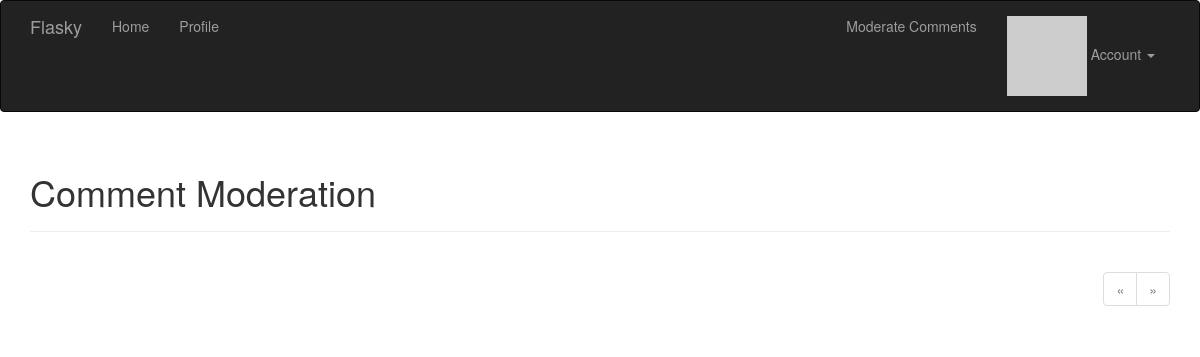
Before: /moderate (signed in) with the older database file.
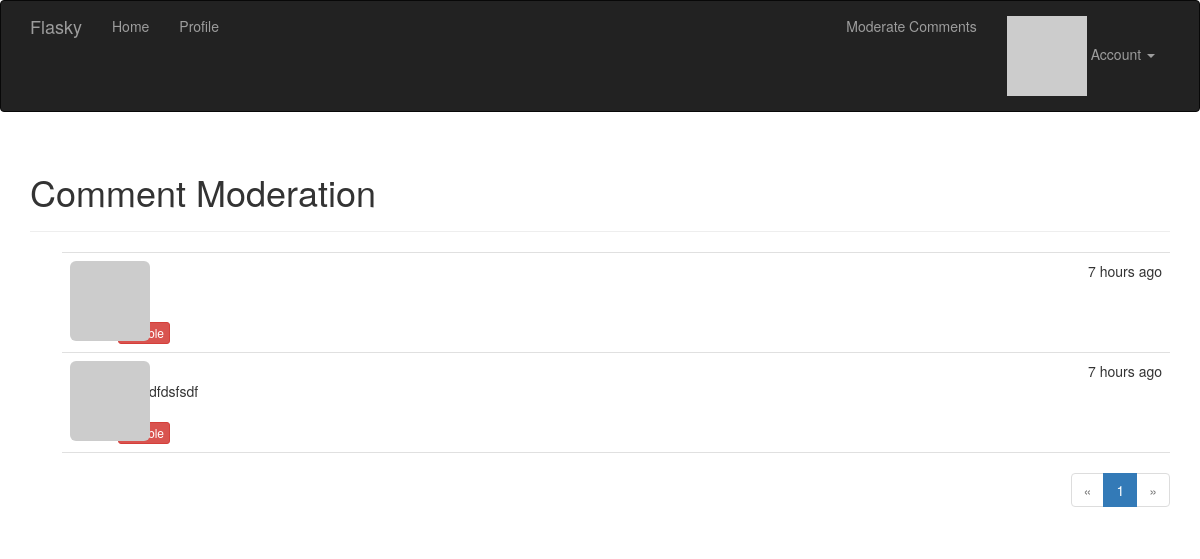
After: the same page with the newer database file.
### app/models.py (models this page shows, shortened)
class Comment(db.Model):
    __tablename__ = 'comments'
    id = db.Column(db.Integer, primary_key=True)
    body = db.Column(db.Text)
    body_html = db.Column(db.Text)
    timestamp = db.Column(db.DateTime, index=True, default=datetime.utcnow)
    disable = db.Column(db.Boolean)
    author_id = db.Column(db.Integer, db.ForeignKey('users.id'))
    post_id = db.Column(db.Integer, db.ForeignKey('posts.id'))

### app/main/views.py (the view)
@main.route('/moderate')
@login_required
@permission_required(Permission.MODERATE_COMMENTS)
def moderate():
    page = request.args.get('page', 1, type=int)
    pagination = Comment.query.order_by(Comment.timestamp.desc()).paginate(page,
                per_page=current_app.config['FLASKY_COMMENTS_PER_PAGE'],
                error_out=False)
    comments = pagination.items
    return render_template('moderate.html', comments=comments, pagination=pagination, page=page)

### app/auth/views.py (called while the page is built)
@auth.before_app_request
def before_request():
    if current_user.is_authenticated:
        current_user.ping()
        if not current_user.confirmed \
                and request.endpoint[:5] != 'auth.' \
                and request.endpoint != 'static':
            return redirect(url_for('auth.unconfirmed'))

### app/main/__init__.py (called while the page is built)
@main.app_context_processor
def inject_permissions():
    return dict(Permission=Permission)

### app/models.py (called while the page is built)
@login_manager.user_loader
def load_user(user_id):
    return User.query.get(int(user_id))

    def can(self, permissions):
        return self.role is not None and \
            (self.role.permissions & permissions) == permissions

    def ping(self):
        self.last_seen = datetime.utcnow()
        db.session.add(self)

    def gravatar(self, size=100, default='identicon', rating='g'):
        if request.is_secure:
            url = 'https://secure.gravatar.com/avatar'
        else:
            url = 'http://www.gravatar.com/avatar'
        hash = self.avatar_hash or hashlib.md5(
            self.email.encode('utf-8')).hexdigest()
        return '{url}/{hash}?s={size}&d={default}&r={rating}'.format(
            url=url, hash=hash, size=size, default=default, rating=rating)

### app/templates/moderate.html (shortened to what this page needs)
{% extends "base.html" %}
{% import "_macros.html" as macros %}
{% block page_content %}
<div class="page-header">
    <h1>Comment Moderation</h1>
</div>
{% set moderate = True %}
{% include '_comments.html' %}
{% if pagination %}
<div class="pagination">
    {{ macros.pagination_widget(pagination, '.moderate') }}
</div>
{% endif %}
{% endblock %}

### app/templates/_comments.html (shortened to what this page needs)
<ul class="comments">
    {% for comment in comments %}
    <li class="comment">
        <div class="comment-thumbnail">
            <a href="{{ url_for('.user', username=comment.author.username) }}">
                <img class="img-rounded profile-thumbnail" src="{{ comment.author.gravatar(size=40) }}">
            </a>
        </div>
        <div class="comment-content">
            <div class="comment-date">{{ moment(comment.timestamp).fromNow() }}</div>
            <div class="comment-author"><a href="{{ url_for('.user', username=comment.author.username) }}">{{ comment.author.username }}</a></div>
            <div class="comment-body">
                {% if moderate or not comment.disabled %}
                    {% if comment.body_html %}
                        {{ comment.body_html | safe }}
                    {% else %}
                        {{ comment.body }}
                    {% endif %}
                {% endif %}
            </div>
            {% if moderate %}
                <br>
                {% if comment.disabled %}
                <a class="btn btn-default btn-xs" href="{{ url_for('.moderate_enable', id=comment.id, page=page) }}">Enable</a>
                {% else %}
                <a class="btn btn-danger btn-xs" href="{{ url_for('.moderate_disable', id=comment.id, page=page) }}">Disable</a>
                {% endif %}
            {% endif %}
        </div>
    </li>
    {% endfor %}
</ul>

Changed rows visible on the page:
added Comment: timestamp "7 hours ago"
added Comment: timestamp "7 hours ago", body_html "zswsdfdsfsdf"
Other visible differences:
new list line: "1"
